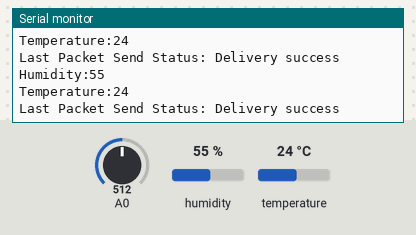
A sketch run on a simulated ESP8266 (NodeMCU). Parts: the last lines printed to the serial monitor. The test bench sets the inputs (shaded band); at power-on: humidity 55 %, temperature 24 °C, A0 = 512.

Above: at 1.2 s.
1.3 s: humidity set to 22 %
At 2.17 s:
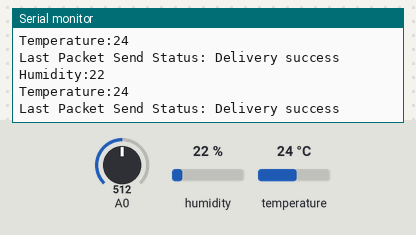
2.8 s: temperature set to 12 °C
At 3.37 s:
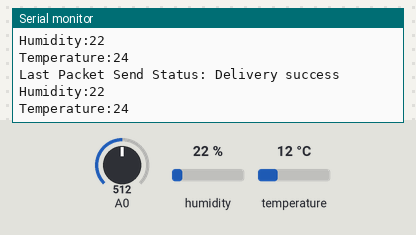
4.3 s: humidity set to 40 %
At 4.3 s:
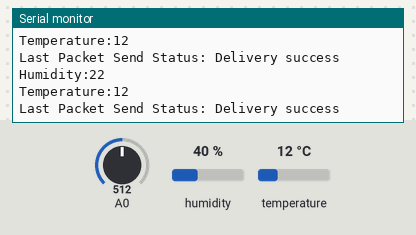
Timing chart, 0 to 7.3 s (numbered marks = the images above; inputs shaded):
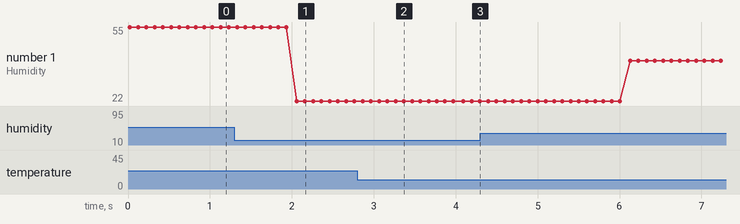

Measured:
- after the input at 1.3 s, the serial monitor: prints a new line after 0.76 s (image 1)
- plotted number 1: 55 → 22 after the input at 1.3 s, 22 → 40 after the input at 4.3 s

The sketch:

SenderNodeMcu.ino
```cpp
#include <ESP8266WiFi.h>
#include <espnow.h>
#define lpgPin 4
#include "DHT.h"
#define DHTPIN 2
#define DHTTYPE DHT11
DHT dht(DHTPIN, DHTTYPE);
uint8_t broadcastAddress[] = {0xFF, 0xFF, 0xFF, 0xFF, 0xFF, 0xFF};


typedef struct struct_message {
  int lpg,t,h;
} struct_message;

struct_message myData;


void OnDataSent(uint8_t *mac_addr, uint8_t sendStatus) {
  Serial.print("Last Packet Send Status: ");
  if (sendStatus == 0){
    Serial.println("Delivery success");
  }
  else{
    Serial.println("Delivery fail");
  }
}

void setup() {

  Serial.begin(115200);
 pinMode(lpgPin,INPUT);
  dht.begin();
  WiFi.mode(WIFI_STA);

  if (esp_now_init() != 0) {
    Serial.println("Error initializing ESP-NOW");
    return;
  }


  esp_now_set_self_role(ESP_NOW_ROLE_CONTROLLER);
  esp_now_register_send_cb(OnDataSent);


  esp_now_add_peer(broadcastAddress, ESP_NOW_ROLE_SLAVE, 1, NULL, 0);
}

void loop() {
  int h = dht.readHumidity();
  int t = dht.readTemperature();
  Serial.print("Humidity:");
  Serial.println(h);
   Serial.print("Temperature:");
  Serial.println(t);
if(analogRead(lpgPin)>1000){
  myData.lpg = 1;
}
else{
  myData.lpg = 0;
}


if(h>80){
  myData.h =1;
}
else{
  myData.h =0;
}


if(t>30){
  myData.h =1;
}
else{
  myData.h =0;
}
    esp_now_send(broadcastAddress, (uint8_t *) &myData, sizeof(myData));
delay(100);
}
```
